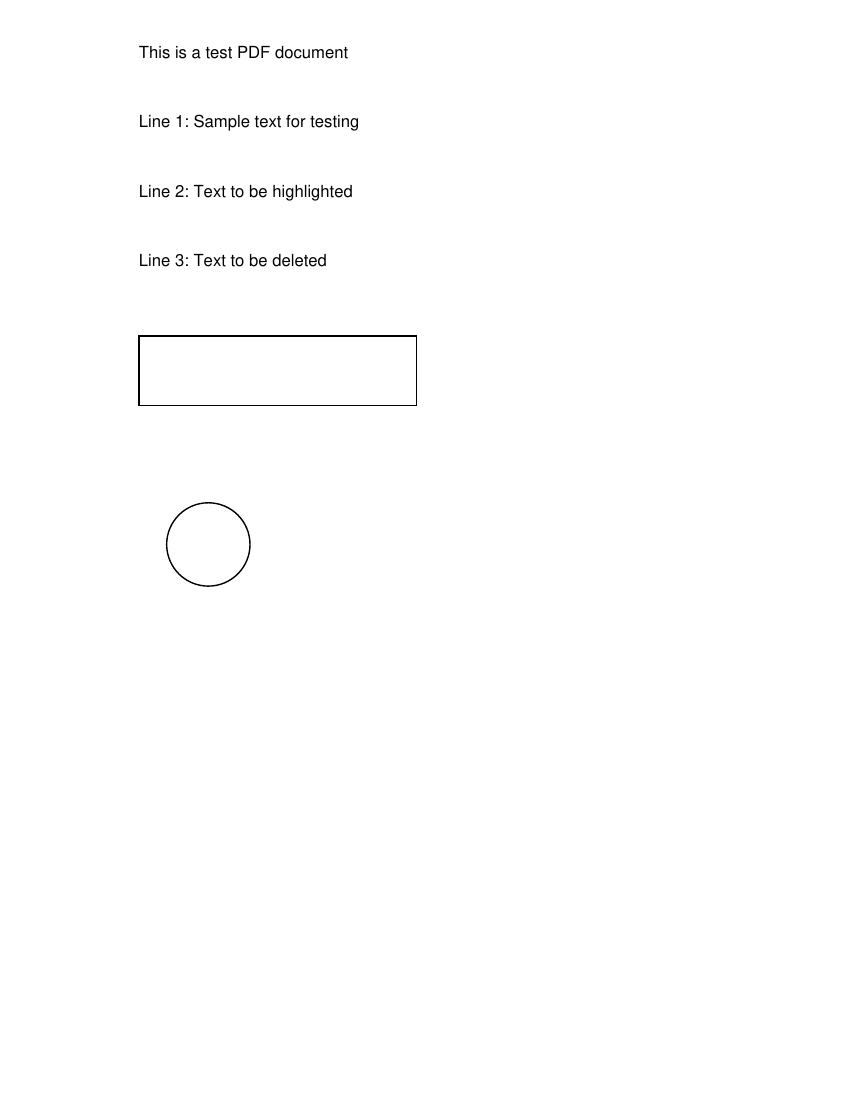

Write the Python code that produced this figure.
from reportlab.pdfgen import canvas
from reportlab.lib.pagesizes import letter
import os

def create_test_pdf(output_path):
    """Create a test PDF with known content."""
    c = canvas.Canvas(output_path, pagesize=letter)
    
    # First page
    c.setFont("Helvetica", 12)
    c.drawString(100, 750, "This is a test PDF document")
    c.drawString(100, 700, "Line 1: Sample text for testing")
    c.drawString(100, 650, "Line 2: Text to be highlighted")
    c.drawString(100, 600, "Line 3: Text to be deleted")
    
    # Add some shapes
    c.rect(100, 500, 200, 50, fill=0)  # Rectangle
    c.circle(150, 400, 30, fill=0)     # Circle
    
    # Second page
    c.showPage()
    c.setFont("Helvetica", 12)
    c.drawString(100, 750, "This is page 2")
    c.drawString(100, 700, "More sample text")
    
    c.save()

if __name__ == "__main__":
    # Create test data directory if it doesn't exist
    os.makedirs("app/tests/data", exist_ok=True)
    
    # Create test PDF
    create_test_pdf("app/tests/data/test.pdf") 